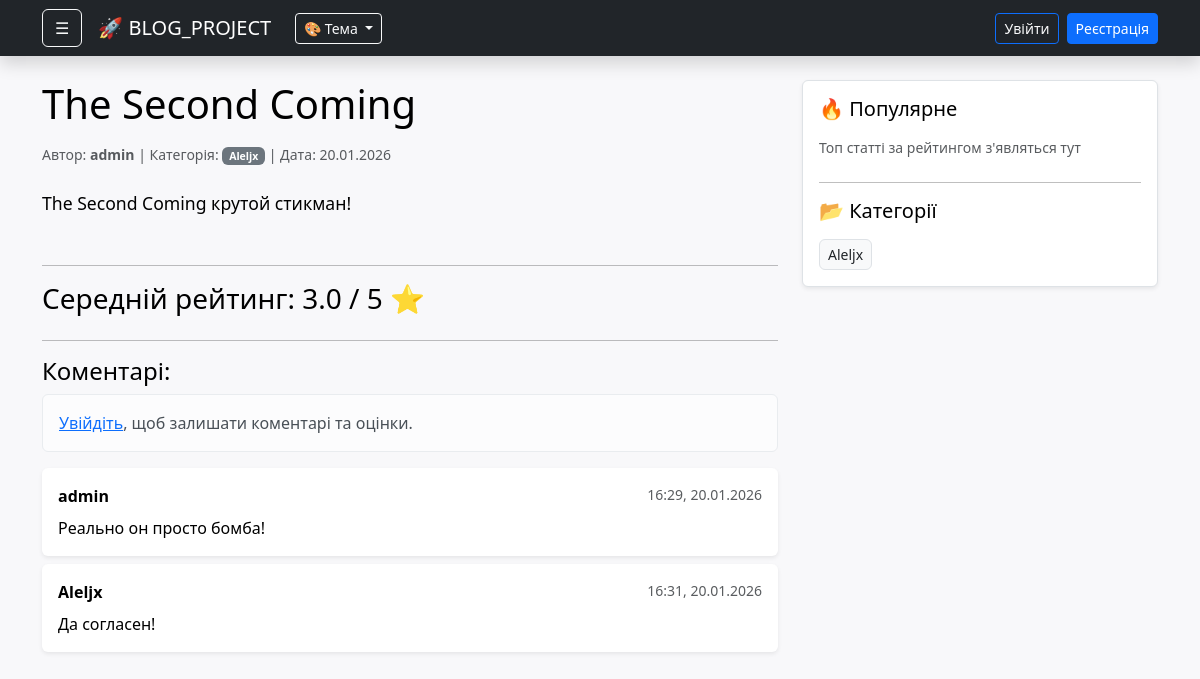
Before: /article/4/ with the older database file.
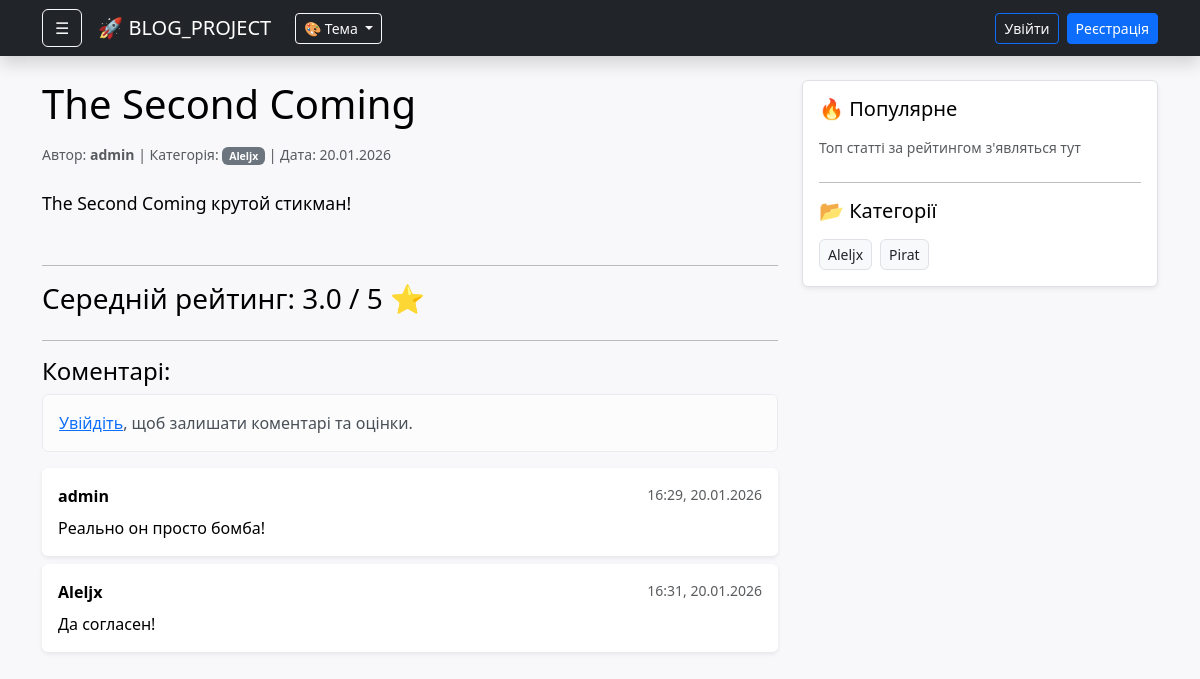
After: the same page with the newer database file.
### main/models.py (models this page shows, shortened)
class Article(models.Model):
    STATUS_CHOICES = [
        ('draft', 'Чернетка'),
        ('published', 'Опублікована'),
    ]
    author = models.ForeignKey(User, on_delete=models.CASCADE, verbose_name="Автор")
    category = models.ForeignKey(Category, on_delete=models.SET_NULL, null=True, verbose_name="Категорія")
    tags = models.ManyToManyField(Tag, blank=True, verbose_name="Теги")
    title = models.CharField(max_length=200, verbose_name="Заголовок")
    text = models.TextField(verbose_name="Текст статті")
    image = models.ImageField(upload_to='articles/', blank=True, null=True, verbose_name="Головне фото")
    video = models.FileField(upload_to='videos/', blank=True, null=True, verbose_name="Відео (необов'язково)")
    created_at = models.DateTimeField(auto_now_add=True, verbose_name="Дата створення")
    updated_at = models.DateTimeField(auto_now=True, verbose_name="Дата оновлення")
    status = models.CharField(max_length=10, choices=STATUS_CHOICES, default='draft', verbose_name="Статус")
    class Meta:
        verbose_name = "Стаття"
        verbose_name_plural = "Статті"
        ordering = ['-created_at'] #Створення: нові зверху

class Category(models.Model):
    name = models.CharField(max_length=100, verbose_name="Назва категорії")
    image = models.ImageField(upload_to='categories/', null=True, blank=True, verbose_name="Зображення")
    class Meta:
        verbose_name = "Категорія"
        verbose_name_plural = "Категорії"

class Comment(models.Model):
    article = models.ForeignKey(Article, on_delete=models.CASCADE, related_name='comments', verbose_name="Стаття")
    author = models.ForeignKey(User, on_delete=models.CASCADE, verbose_name="Автор коментаря")
    text = models.TextField(verbose_name="Текст")
    created_at = models.DateTimeField(auto_now_add=True, verbose_name="Дата")
    class Meta:
        verbose_name = "Коментар"
        verbose_name_plural = "Коментарі"

### main/views.py (the view, shortened to what this page needs)
# urls.py: path('article/<int:pk>/', views.article_detail, name='article_detail'),
def article_detail(request, pk):
    article = get_object_or_404(Article, pk=pk)
    comments = article.comments.all()
    grades = article.grades.all()
    avg_rating = sum([g.stars for g in grades]) / grades.count() if grades.exists() else 0
    comment_form = CommentForm()
    grade_form = GradeForm()
    return render(request, 'main/article_detail.html', {
        'article': article,
        'comments': comments,
        'comment_form': comment_form,
        'grade_form': grade_form,
        'avg_rating': round(avg_rating, 1)
    })

### main/context_processors.py (called while the page is built)
def categories_processor(request):
    return {
        'categories': Category.objects.all()
    }

### templates/main/article_detail.html (shortened to what this page needs)
{% extends 'main/base.html' %}
{% block content %}
    <div class="d-flex justify-content-between align-items-start mb-3">
    <h1 class="mb-0">{{ article.title }}</h1>
</div>
    <p class="text-muted small mb-4">
        Автор: <strong>{{ article.author.username }}</strong> |
        Категорія: <span class="badge bg-secondary">{{ article.category.name }}</span> |
        Дата: {{ article.created_at|date:"d.m.Y" }}
    </p>
    <div class="article-text mb-5" style="font-size: 1.1rem; line-height: 1.6;">
        {{ article.text|linebreaks }}
    </div>
    <hr>
    <div class="rating-section mb-4">
        <h3>Середній рейтинг:
            {% if avg_rating %}
                {{ avg_rating|stringformat:".1f" }} / 5 ⭐
            {% else %}
                0 / 5 ⭐
            {% endif %}
        </h3>
    </div>
    <hr>
    <div class="comments-section">
        <h4>Коментарі:</h4>
        {% if user.is_authenticated %}
            <form method="POST" class="mb-4">
                {% csrf_token %}
                <div class="mb-2">
                    {{ comment_form.text }}
                </div>
                <button type="submit" name="submit_comment" class="btn btn-primary">Додати коментар</button>
            </form>
        {% else %}
            <p class="alert alert-light"><a href="{% url 'login' %}">Увійдіть</a>, щоб залишати коментарі та оцінки.</p>
        {% endif %}
        {% for comment in comments %}
            <div class="card mb-2 shadow-sm border-0 bg-light">
                <div class="card-body p-3">
                    <div class="d-flex justify-content-between">
                        <strong>{{ comment.author.username }}</strong>
                        <small class="text-muted">{{ comment.created_at|date:"H:i, d.m.Y" }}</small>
                    </div>
                    <p class="mb-0 mt-2">{{ comment.text }}</p>
                </div>
            </div>
        {% empty %}
            <p class="text-muted">Коментарів ще немає. Будьте першим!</p>
        {% endfor %}
    </div>
{% endblock %}

### templates/main/base.html (shortened to what this page needs)
<!DOCTYPE html>
<html lang="uk">
<head>
    <link href="https://cdn.jsdelivr.net/npm/bootstrap@5.3.0/dist/css/bootstrap.min.css" rel="stylesheet">
</head>
<body>
    <nav class="navbar navbar-expand-lg navbar-dark bg-dark mb-4 shadow">
        <div class="container">
            <div class="d-flex align-items-center">
                <button class="btn btn-outline-light me-3" type="button" data-bs-toggle="offcanvas" data-bs-target="#sidebarMenu">
                    ☰
                </button>
                <a class="navbar-brand" href="{% url 'index' %}">🚀 BLOG_PROJECT</a>
                <div class="dropdown ms-2">
                    <button class="btn btn-outline-light btn-sm dropdown-toggle" type="button" data-bs-toggle="dropdown">
                        🎨 Тема
                    </button>
                </div>
            </div>
            <div class="navbar-nav ms-auto align-items-center gap-2">
                {% if user.is_authenticated %}
                    <span class="nav-link text-light me-1 small">👋 {{ user.username }}</span>
                    {% if user.is_staff %}
                        <a class="btn btn-outline-secondary btn-sm text-light" href="/admin/">Адмінка</a>
                    {% endif %}
                    <form action="{% url 'logout' %}" method="post" class="d-inline">
                        {% csrf_token %}
                        <button type="submit" class="btn btn-danger btn-sm">Вийти</button>
                    </form>
                {% else %}
                    <a class="btn btn-outline-primary btn-sm text-light" href="{% url 'login' %}">Увійти</a>
                    <a class="btn btn-primary btn-sm text-white" href="{% url 'register' %}">Реєстрація</a>
                {% endif %}
            </div>
        </div>
    </nav>
    <div class="container">
        <div class="row">
            <div class="col-md-8">
                {% block content %}{% endblock %}
            </div>
            <div class="col-md-4 d-none d-md-block">
                <div class="sidebar shadow-sm border p-3 rounded">
                    <h5 class="mb-3">🔥 Популярне</h5>
                    <p class="small text-muted mb-4">Топ статті за рейтингом з'являться тут</p>
                    <hr>
                    <div class="d-flex justify-content-between align-items-center mb-3">
                        <h5 class="mb-0">📂 Категорії</h5>
                    </div>
                    <div class="d-flex flex-wrap gap-2">
                        {% for cat in categories %}
                            <div class="d-flex align-items-center bg-light border rounded px-2 py-1">
                                <a href="?category={{ cat.id }}" class="text-dark text-decoration-none small">
                                    {{ cat.name }}
                                </a>
                            </div>
                        {% endfor %}
                    </div>
                </div>
            </div>
        </div>
    </div>
</body>
</html>

### templates/main/base.html (style rules this page uses)
:root { --bg-color: #f8f8fa; --card-bg: #ffffff; --text-color: #000000; --accent-color: #0d6efd; --nav-bg: #212529; }
body { background-color: var(--bg-color); color: var(--text-color); transition: 0.3s; min-height: 100vh; }
.sidebar, .card, .offcanvas, .list-group-item { background-color: var(--card-bg) !important; color: var(--text-color) !important; }

Changed rows visible on the page:
added Category: name "Pirat"
